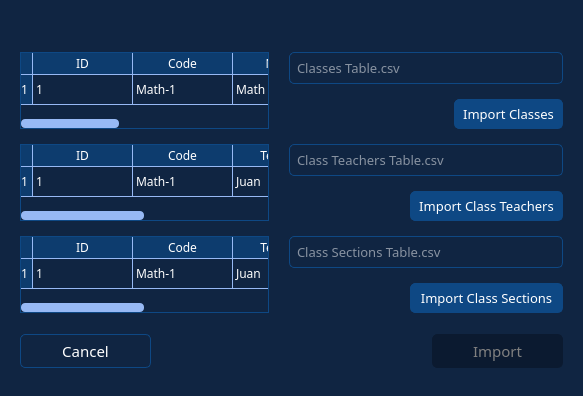
<?xml version="1.0" encoding="UTF-8"?>
<ui version="4.0">
 <class>Dialog</class>
 <widget class="QDialog" name="Dialog">
  <property name="geometry">
   <rect>
    <x>0</x>
    <y>0</y>
    <width>583</width>
    <height>396</height>
   </rect>
  </property>
  <property name="minimumSize">
   <size>
    <width>583</width>
    <height>396</height>
   </size>
  </property>
  <property name="maximumSize">
   <size>
    <width>583</width>
    <height>396</height>
   </size>
  </property>
  <property name="styleSheet">
   <string notr="true">QWidget{
	background: #102542;
	color: white; 
	font-family: Barlow
}

QLineEdit {
  	padding: 5px;
  	border: 1px solid #0e4884;
  	border-radius: 5px;
}

QPushButton {
  padding: 5px 8px;
  border: 1px solid #0e4884;
  background-color: #0e4884;
}

QPushButton::disabled {
  padding: 5px;
 color: gray;
  border: 1px solid #0B1A30;
  background-color: #0B1A30;
}

QLineEdit:focus,
QLineEdit:hover,
QPushButton:focus,
QPushButton:hover {
  border: 1px solid #256eff;
  outline: none;
}

QPushButton:pressed {
  background-color: #072f49;
}

QTableView{
	border: 1px solid #0e4884;
}

QHeaderView::section {
	background-color: #0d3c6e;
	border-top: 0px solid #97b9f4;
	border-bottom: 1px solid #97b9f4;
	border-right: 1px solid #97b9f4;
}

QTableView {
	gridline-color: #97b9f4;
}

QTableCornerButton::section{
	background-color: #0d3c6e;
    border-top: 0px solid #97b9f4;
    border-bottom: 1px solid #97b9f4;
    border-right: 1px solid #97b9f4;
}

QScrollBar:horizontal{
	height: 9px;
    border-radius: 5px;
}

QScrollBar:vertical{
	width: 9px;
    margin: 0;
    border-radius: 5px;
}

QScrollBar::handle:vertical{
	background-color: #97b9f4;    
    width: 18px;
    border-radius: 4px;
}

QScrollBar::handle:horizontal{
	background-color: #97b9f4;    
    min-width: 5px;
    border-radius: 4px;
}

QScrollBar::sub-line:horizontal,
QScrollBar::sub-line:vertical{
	height: 0;
    width: 0;
}

QScrollBar::add-line:horizontal,
QScrollBar::add-line:vertical{
	height: 0;
    width: 0;
}

QScrollBar::add-page:horizontal{
	background: #102542;
    border-top-right-radius: 4px;
    border-bottom-right-radius: 4px;
    margin-left: -3px;
}

QScrollBar::add-page:vertical{
	background: #102542;
    border-bottom-left-radius: 4px;
    border-bottom-right-radius: 4px;
    margin-top: -3px;
}

QScrollBar::sub-page:horizontal{
    background: #102542;
    border-bottom-left-radius: 4px;
	margin-right: -3px;
}

QScrollBar::sub-page:vertical{
    background: #102542;
	border-top-left-radius: 0;
	border-top-right-radius: 4px;
	margin-bottom: -3px;
}
</string>
  </property>
  <layout class="QVBoxLayout" name="verticalLayout_2">
   <property name="leftMargin">
    <number>0</number>
   </property>
   <property name="topMargin">
    <number>0</number>
   </property>
   <property name="rightMargin">
    <number>0</number>
   </property>
   <property name="bottomMargin">
    <number>0</number>
   </property>
   <item>
    <widget class="QWidget" name="title_bar" native="true">
     <property name="minimumSize">
      <size>
       <width>0</width>
       <height>30</height>
      </size>
     </property>
     <property name="maximumSize">
      <size>
       <width>16777215</width>
       <height>30</height>
      </size>
     </property>
     <property name="styleSheet">
      <string notr="true"/>
     </property>
     <layout class="QHBoxLayout" name="horizontalLayout_10">
      <property name="spacing">
       <number>0</number>
      </property>
      <property name="leftMargin">
       <number>0</number>
      </property>
      <property name="topMargin">
       <number>0</number>
      </property>
      <property name="rightMargin">
       <number>0</number>
      </property>
      <property name="bottomMargin">
       <number>0</number>
      </property>
     </layout>
    </widget>
   </item>
   <item>
    <widget class="QWidget" name="widget" native="true">
     <property name="cursor">
      <cursorShape>ArrowCursor</cursorShape>
     </property>
     <layout class="QVBoxLayout" name="verticalLayout" stretch="0,0">
      <property name="spacing">
       <number>20</number>
      </property>
      <property name="leftMargin">
       <number>20</number>
      </property>
      <property name="topMargin">
       <number>15</number>
      </property>
      <property name="rightMargin">
       <number>20</number>
      </property>
      <property name="bottomMargin">
       <number>25</number>
      </property>
      <item>
       <layout class="QGridLayout" name="gridLayout_2">
        <property name="horizontalSpacing">
         <number>20</number>
        </property>
        <property name="verticalSpacing">
         <number>15</number>
        </property>
        <item row="0" column="0" rowspan="2">
         <widget class="QTableWidget" name="tableWidget_4">
          <property name="editTriggers">
           <set>QAbstractItemView::NoEditTriggers</set>
          </property>
          <property name="selectionMode">
           <enum>QAbstractItemView::NoSelection</enum>
          </property>
          <attribute name="horizontalHeaderStretchLastSection">
           <bool>true</bool>
          </attribute>
          <row>
           <property name="text">
            <string>1</string>
           </property>
          </row>
          <column>
           <property name="text">
            <string>ID</string>
           </property>
          </column>
          <column>
           <property name="text">
            <string>Code</string>
           </property>
          </column>
          <column>
           <property name="text">
            <string>Name</string>
           </property>
          </column>
          <column>
           <property name="text">
            <string>Start</string>
           </property>
          </column>
          <column>
           <property name="text">
            <string>End</string>
           </property>
          </column>
          <item row="0" column="0">
           <property name="text">
            <string>1</string>
           </property>
          </item>
          <item row="0" column="1">
           <property name="text">
            <string>Math-1</string>
           </property>
          </item>
          <item row="0" column="2">
           <property name="text">
            <string>Math</string>
           </property>
          </item>
          <item row="0" column="3">
           <property name="text">
            <string>07:00:00</string>
           </property>
          </item>
          <item row="0" column="4">
           <property name="text">
            <string>07:00:00</string>
           </property>
          </item>
         </widget>
        </item>
        <item row="0" column="1" colspan="3">
         <widget class="QLineEdit" name="txt_class">
          <property name="font">
           <font>
            <family>Barlow</family>
            <pointsize>10</pointsize>
           </font>
          </property>
          <property name="readOnly">
           <bool>true</bool>
          </property>
          <property name="placeholderText">
           <string>Classes Table.csv</string>
          </property>
         </widget>
        </item>
        <item row="1" column="1" colspan="2">
         <spacer name="horizontalSpacer_5">
          <property name="orientation">
           <enum>Qt::Horizontal</enum>
          </property>
          <property name="sizeHint" stdset="0">
           <size>
            <width>128</width>
            <height>20</height>
           </size>
          </property>
         </spacer>
        </item>
        <item row="1" column="3">
         <widget class="QPushButton" name="btn_class">
          <property name="font">
           <font>
            <family>Barlow</family>
            <pointsize>10</pointsize>
           </font>
          </property>
          <property name="cursor">
           <cursorShape>PointingHandCursor</cursorShape>
          </property>
          <property name="styleSheet">
           <string notr="true">border-radius: 5px;</string>
          </property>
          <property name="text">
           <string>Import Classes</string>
          </property>
         </widget>
        </item>
        <item row="2" column="0" rowspan="2">
         <widget class="QTableWidget" name="tableWidget_5">
          <property name="editTriggers">
           <set>QAbstractItemView::NoEditTriggers</set>
          </property>
          <property name="selectionMode">
           <enum>QAbstractItemView::NoSelection</enum>
          </property>
          <attribute name="horizontalHeaderStretchLastSection">
           <bool>false</bool>
          </attribute>
          <row>
           <property name="text">
            <string>1</string>
           </property>
          </row>
          <column>
           <property name="text">
            <string>ID</string>
           </property>
          </column>
          <column>
           <property name="text">
            <string>Code</string>
           </property>
          </column>
          <column>
           <property name="text">
            <string>Teacher</string>
           </property>
          </column>
          <column>
           <property name="text">
            <string>Host_Address</string>
           </property>
          </column>
          <item row="0" column="0">
           <property name="text">
            <string>1</string>
           </property>
          </item>
          <item row="0" column="1">
           <property name="text">
            <string>Math-1</string>
           </property>
          </item>
          <item row="0" column="2">
           <property name="text">
            <string>Juan</string>
           </property>
          </item>
          <item row="0" column="3">
           <property name="text">
            <string>2130706433</string>
           </property>
          </item>
         </widget>
        </item>
        <item row="3" column="1">
         <spacer name="horizontalSpacer_6">
          <property name="orientation">
           <enum>Qt::Horizontal</enum>
          </property>
          <property name="sizeHint" stdset="0">
           <size>
            <width>88</width>
            <height>20</height>
           </size>
          </property>
         </spacer>
        </item>
        <item row="3" column="2" colspan="2">
         <widget class="QPushButton" name="btn_class_teacher">
          <property name="font">
           <font>
            <family>Barlow</family>
            <pointsize>10</pointsize>
           </font>
          </property>
          <property name="cursor">
           <cursorShape>PointingHandCursor</cursorShape>
          </property>
          <property name="styleSheet">
           <string notr="true">border-radius: 5px;</string>
          </property>
          <property name="text">
           <string>Import Class Teachers</string>
          </property>
         </widget>
        </item>
        <item row="4" column="0" rowspan="2">
         <widget class="QTableWidget" name="tableWidget_6">
          <property name="editTriggers">
           <set>QAbstractItemView::NoEditTriggers</set>
          </property>
          <property name="selectionMode">
           <enum>QAbstractItemView::NoSelection</enum>
          </property>
          <row>
           <property name="text">
            <string>1</string>
           </property>
          </row>
          <column>
           <property name="text">
            <string>ID</string>
           </property>
          </column>
          <column>
           <property name="text">
            <string>Code</string>
           </property>
          </column>
          <column>
           <property name="text">
            <string>Teacher</string>
           </property>
          </column>
          <column>
           <property name="text">
            <string>Section</string>
           </property>
          </column>
          <item row="0" column="0">
           <property name="text">
            <string>1</string>
           </property>
          </item>
          <item row="0" column="1">
           <property name="text">
            <string>Math-1</string>
           </property>
          </item>
          <item row="0" column="2">
           <property name="text">
            <string>Juan</string>
           </property>
          </item>
          <item row="0" column="3">
           <property name="text">
            <string>Section</string>
           </property>
          </item>
         </widget>
        </item>
        <item row="5" column="1">
         <spacer name="horizontalSpacer_7">
          <property name="orientation">
           <enum>Qt::Horizontal</enum>
          </property>
          <property name="sizeHint" stdset="0">
           <size>
            <width>88</width>
            <height>20</height>
           </size>
          </property>
         </spacer>
        </item>
        <item row="5" column="2" colspan="2">
         <widget class="QPushButton" name="btn_section_student_2">
          <property name="font">
           <font>
            <family>Barlow</family>
            <pointsize>10</pointsize>
           </font>
          </property>
          <property name="cursor">
           <cursorShape>PointingHandCursor</cursorShape>
          </property>
          <property name="styleSheet">
           <string notr="true">border-radius: 5px;</string>
          </property>
          <property name="text">
           <string>Import Class Sections</string>
          </property>
         </widget>
        </item>
        <item row="2" column="1" colspan="3">
         <widget class="QLineEdit" name="txt_class_teacher">
          <property name="font">
           <font>
            <family>Barlow</family>
            <pointsize>10</pointsize>
           </font>
          </property>
          <property name="readOnly">
           <bool>true</bool>
          </property>
          <property name="placeholderText">
           <string>Class Teachers Table.csv</string>
          </property>
         </widget>
        </item>
        <item row="4" column="1" colspan="3">
         <widget class="QLineEdit" name="txt_class_section">
          <property name="font">
           <font>
            <family>Barlow</family>
            <pointsize>10</pointsize>
           </font>
          </property>
          <property name="readOnly">
           <bool>true</bool>
          </property>
          <property name="placeholderText">
           <string>Class Sections Table.csv</string>
          </property>
         </widget>
        </item>
       </layout>
      </item>
      <item>
       <layout class="QHBoxLayout" name="horizontalLayout" stretch="1,2,1">
        <item>
         <widget class="QPushButton" name="btn_cancel">
          <property name="font">
           <font>
            <family>Barlow</family>
            <pointsize>11</pointsize>
           </font>
          </property>
          <property name="cursor">
           <cursorShape>PointingHandCursor</cursorShape>
          </property>
          <property name="styleSheet">
           <string notr="true">border-radius: 5px;	background-color: none;</string>
          </property>
          <property name="text">
           <string>Cancel</string>
          </property>
         </widget>
        </item>
        <item>
         <spacer name="horizontalSpacer_4">
          <property name="orientation">
           <enum>Qt::Horizontal</enum>
          </property>
          <property name="sizeHint" stdset="0">
           <size>
            <width>40</width>
            <height>20</height>
           </size>
          </property>
         </spacer>
        </item>
        <item>
         <widget class="QPushButton" name="btn_import">
          <property name="enabled">
           <bool>false</bool>
          </property>
          <property name="font">
           <font>
            <family>Barlow</family>
            <pointsize>11</pointsize>
           </font>
          </property>
          <property name="cursor">
           <cursorShape>PointingHandCursor</cursorShape>
          </property>
          <property name="styleSheet">
           <string notr="true">border-radius: 5px;</string>
          </property>
          <property name="text">
           <string>Import</string>
          </property>
         </widget>
        </item>
       </layout>
      </item>
     </layout>
    </widget>
   </item>
  </layout>
 </widget>
 <resources/>
 <connections/>
</ui>
